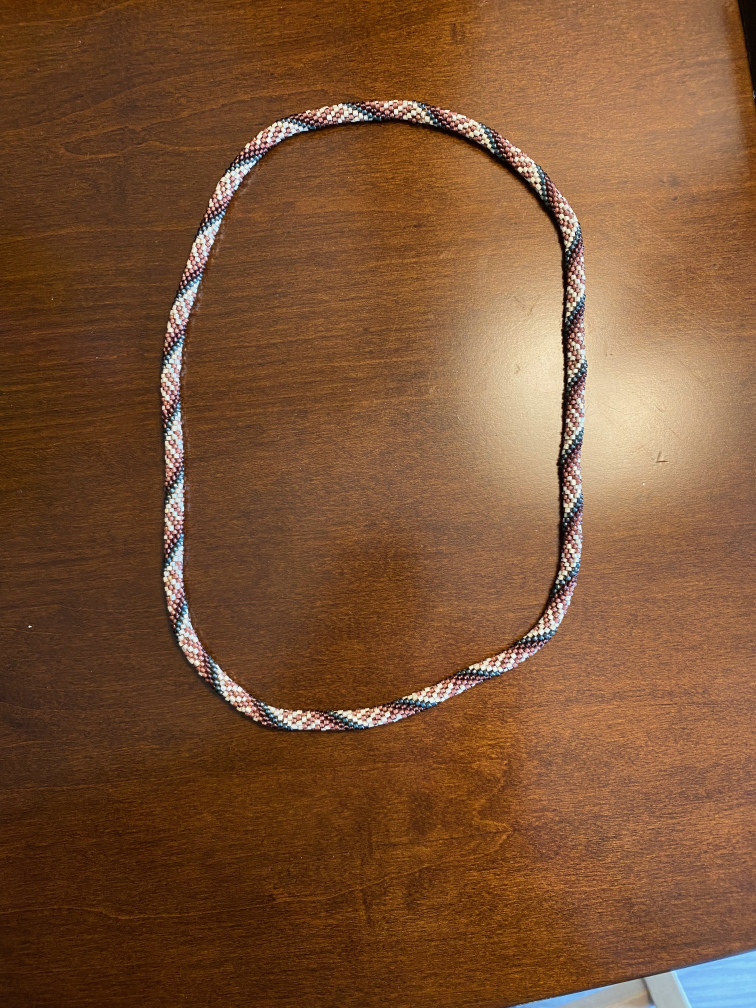
#> input picture bead-example - 1.jpeg, 3024 x 4032 px (shown at 1/4 size)
$ python debug_angle_fft.py '../bead-example - 1.jpeg'
#> lines starting #> are read from the running program, lines starting #| are printed output that depends on the picture; after the words box and inside, x2 and y2 are one past the last pixel; in counts of white or black regions, pixels touching at a corner belong together
### image-to-pattern/image_to_pattern/segmentation.py
"""Segmentation helpers for bracelet images.

This module stays minimal (Pillow + numpy + optional scipy) and provides:
  - mask_bracelet: quick background separation via brightness threshold,
    with optional morphology cleanup.
  - centerline_from_mask: estimate centerline as the mean row per column.
  - band_widths: estimate bracelet thickness per column for spacing/radius.
"""

from __future__ import annotations

from dataclasses import dataclass
from typing import Iterable, List, Optional, Tuple

import numpy as np
from scipy import ndimage
from skimage import morphology
from skimage import measure
import networkx as nx
from PIL import Image


def mask_bracelet(
    img: Image.Image,
    brightness_threshold: Optional[int] = None,
    min_component_area: Optional[int] = None,
) -> np.ndarray:
    """Return a boolean mask where bracelet pixels are True.

    Assumes light/white background; marks pixels darker than threshold.
    Optionally keeps only the largest connected component above a size
    threshold to drop speckle noise.
    """
    gray = np.array(img.convert("L"))
    thresh = brightness_threshold if brightness_threshold is not None else otsu_threshold(gray)
    mask = gray <= thresh

    if min_component_area:
        labeled, num = ndimage.label(mask)
        if num > 0:
            sizes = ndimage.sum(mask, labeled, index=range(1, num + 1))
            keep = sizes >= min_component_area
            # Map keep flags back to labels
            if keep.any():
                mask = keep[(labeled - 1).clip(min=0)]

    # Light morphology to close pinholes
    mask = ndimage.binary_closing(mask, iterations=1)
    return mask


@dataclass
class Centerline:
    xs: List[int]
    ys: List[float]


@dataclass
class GeometryEstimate:
    thickness_px: float
    spacing_px: float
    radius_px: float


def centerline_from_mask(mask: np.ndarray) -> Centerline:
    """Estimate centerline via medial axis and ordered skeleton.

    - Downscale large masks for speed.
    - Use medial_axis; if empty, fall back to column means.
    - Order skeleton points:
        * If the shape is elongated, sort along x (or y).
        * Otherwise, sort by polar angle around centroid to trace the loop.
    """
    if mask.ndim != 2:
        raise ValueError("Mask must be 2D boolean array")
    scale = 1.0
    max_pixels = 1_000_000
    if mask.size > max_pixels:
        scale = (max_pixels / mask.size) ** 0.5
        mask = ndimage.zoom(mask.astype(float), zoom=scale, order=0) > 0.5

    # Medial axis skeleton
    skel = morphology.medial_axis(mask.astype(bool))
    pts = np.column_stack(np.nonzero(skel))
    if pts.size == 0:
        # Fallback to column means
        height, width = mask.shape
        xs: List[int] = []
        ys: List[float] = []
        for x in range(width):
            ys_at_x = np.flatnonzero(mask[:, x])
            if ys_at_x.size == 0:
                continue
            xs.append(x)
            ys.append(float(np.mean(ys_at_x)))
        if not xs:
            raise ValueError("No mask columns with coverage; cannot compute centerline")
        return Centerline(xs=[x / scale for x in xs], ys=[y / scale for y in ys])

    pts_xy = np.array([[c, r] for r, c in pts], dtype=float)  # x,y
    min_r, min_c = pts.min(axis=0)
    max_r, max_c = pts.max(axis=0)
    bbox_h = max_r - min_r + 1
    bbox_w = max_c - min_c + 1
    if bbox_w > 1.2 * bbox_h:
        # Treat as horizontal band
        cols = np.nonzero(mask.sum(axis=0) > 0)[0]
        if cols.size == 0:
            raise ValueError("No mask columns with coverage; cannot compute centerline")
        xs = (cols / scale).tolist()
        y_center = float(np.mean(np.nonzero(mask)[0])) / scale
        ys = [y_center for _ in xs]
        return Centerline(xs=xs, ys=ys)
    elif bbox_h > 1.2 * bbox_w:
        # Vertical band
        rows = np.nonzero(mask.sum(axis=1) > 0)[0]
        if rows.size == 0:
            raise ValueError("No mask rows with coverage; cannot compute centerline")
        ys = (rows / scale).tolist()
        x_center = float(np.mean(np.nonzero(mask)[1])) / scale
        xs = [x_center for _ in ys]
        return Centerline(xs=xs, ys=ys)

    ordered = pts_xy
    cx = ordered[:, 0].mean()
    cy = ordered[:, 1].mean()
    ang = np.arctan2(ordered[:, 1] - cy, ordered[:, 0] - cx)
    idxs = np.argsort(ang)
    ordered = ordered[idxs]
    xs = (ordered[:, 0] / scale).tolist()
    ys = (ordered[:, 1] / scale).tolist()
    if len(xs) < 2:
        height, width = mask.shape
        cy = float((min_r + max_r) / 2.0) / scale
        xs = [0.0, float(width - 1)]
        ys = [cy, cy]
    return Centerline(xs=xs, ys=ys)


# [112 lines left out: functions centerline_rmse, midline_between_background, _order_coords, band_widths, estimate_geometry, not called in this run]


def otsu_threshold(gray: np.ndarray) -> int:
    """Compute Otsu's threshold for a grayscale image."""
    if gray.ndim != 2:
        raise ValueError("Expected 2D grayscale array")
    hist, bin_edges = np.histogram(gray.ravel(), bins=256, range=(0, 256))
    total = gray.size
    sum_total = np.dot(hist, np.arange(256))

    sum_b = 0.0
    w_b = 0.0
    max_var = -1.0
    threshold = 0
    for t in range(256):
        w_b += hist[t]
        if w_b == 0:
            continue
        w_f = total - w_b
        if w_f == 0:
            break
        sum_b += t * hist[t]
        m_b = sum_b / w_b
        m_f = (sum_total - sum_b) / w_f
        var_between = w_b * w_f * (m_b - m_f) ** 2
        if var_between > max_var:
            max_var = var_between
            threshold = t
    return int(threshold)


# [13 lines left out: function _longest_run, not called in this run]

### image-to-pattern/debug_angle_fft.py
"""Debug script: bin centerline points by tangent angle and FFT HSV values."""

import argparse
from pathlib import Path
import matplotlib

matplotlib.use("Agg")
import os
import matplotlib.pyplot as plt
import numpy as np
from PIL import Image
from skimage import color

# Silence fontconfig cache warnings by using a tmp config dir
os.environ.setdefault("MPLCONFIGDIR", "/tmp/mplcache")

from image_to_pattern import segmentation


def centerline_angles(centerline):
    xs = np.array(centerline.xs, dtype=float)
    ys = np.array(centerline.ys, dtype=float)
    dx = np.diff(xs)
    dy = np.diff(ys)
    angles = np.degrees(np.arctan2(dy, dx)) % 360.0
    return angles


def main():
    parser = argparse.ArgumentParser(description="FFT HSV values binned by centerline angle.")
    parser.add_argument("image", type=Path, help="Input image")
    parser.add_argument("--bins", type=int, default=8, help="Number of angle bins (e.g., 8 or 16)")
    parser.add_argument("--channel", choices=["h", "s", "v"], default="v", help="HSV channel to analyze")
    parser.add_argument("--outdir", type=Path, default=Path("image-to-pattern/debug-output"), help="Output directory")
    args = parser.parse_args()

    args.outdir.mkdir(parents=True, exist_ok=True)
    img = Image.open(args.image).convert("RGB")
#> img is the input picture: PIL image 3024x4032 RGB; mean R, G, B 124.3, 83.4, 52.5
    mask = segmentation.mask_bracelet(img)
#> in mask_bracelet, `gray = np.array(img.convert("L"))`:
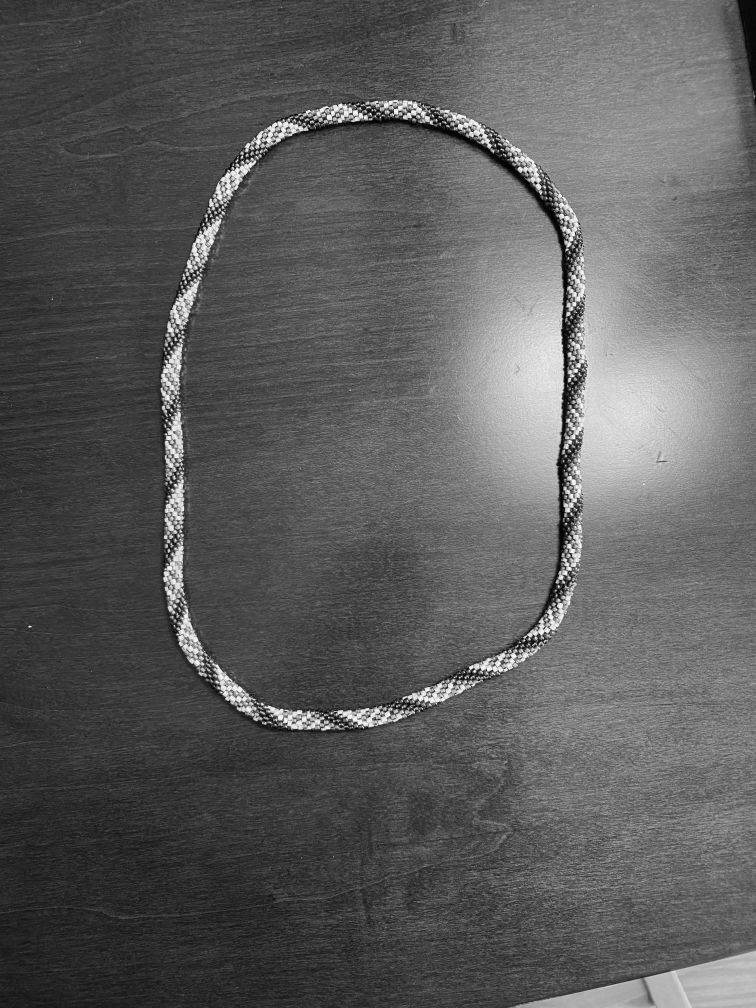
#> gray: shape (4032, 3024) (shown at 1/4 size); min 0, max 254, mean 92.1
#> in otsu_threshold, `hist, bin_edges = np.histogram(gray.ravel(), bins=256, range=(0, 256))`: hist = 256 values, max 168622 at index 57, min 0 at index 255, mean 47628; bin_edges = 257 values from 0 to 256
#> in otsu_threshold, `sum_total = np.dot(hist, np.arange(256))`: sum_total = 1122994435
#> the loop in otsu_threshold, `for t in range(256):` made 255 passes
#> (w_b, w_f, sum_b, m_b, m_f, max_var) on passes 1 to 12: (64, 12192704, 0, 0, 92.1, 6.62e+12), (416, 12192352, 352, 0.846, 92.11, 4.22e+13), (1532, 12191236, 2584, 1.69, 92.11, 1.53e+14), (4091, 12188677, 10261, 2.51, 92.13, 4.01e+14), (8142, 12184626, 26465, 3.25, 92.16, 7.84e+14), (12541, 12180227, 48460, 3.86, 92.19, 1.19e+15), (17491, 12175277, 78160, 4.47, 92.23, 1.64e+15), (23814, 12168954, 122421, 5.14, 92.27, 2.2e+15), (29675, 12163093, 169309, 5.71, 92.31, 2.71e+15), (35611, 12157157, 222733, 6.25, 92.35, 3.21e+15), (41611, 12151157, 282733, 6.79, 92.4, 3.7e+15), (47135, 12145633, 343497, 7.29, 92.43, 4.15e+15)
#> (w_b, w_f, sum_b, m_b) on pass 100: (7728227, 4464541, 498715136, 64.53)
#> in mask_bracelet, `mask = gray <= thresh`:
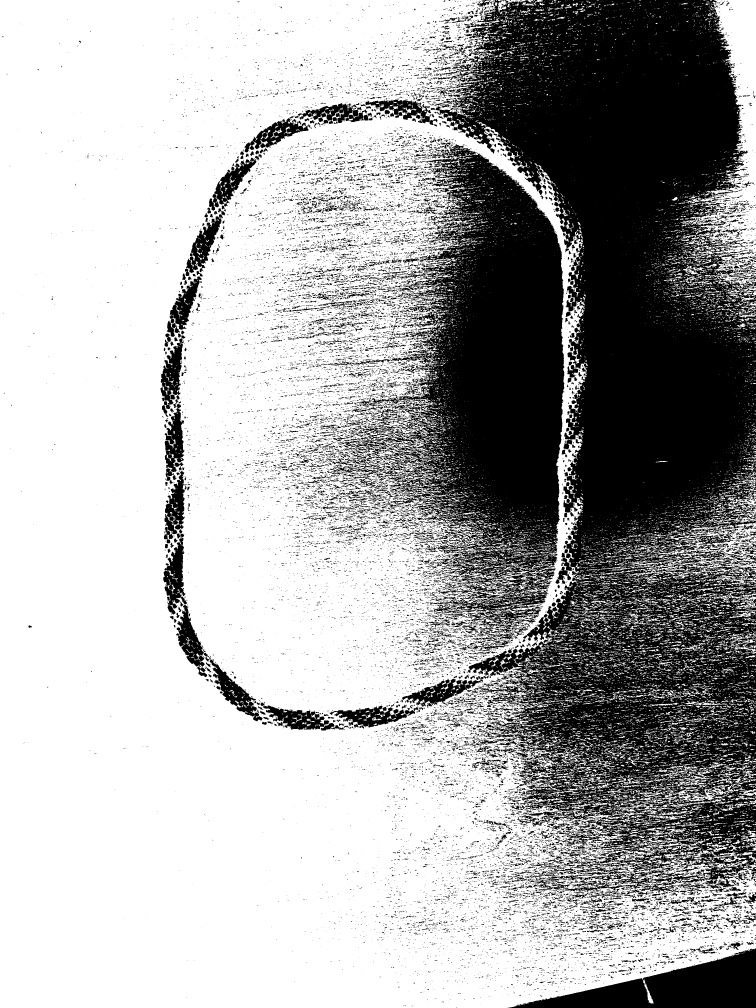
#> mask: shape (4032, 3024) bool (shown at 1/4 size); 67.1% white; 25906 black regions (21233 under 20 px), largest, box (x1, y1, x2, y2) and area: (1741, 0, 3024, 3568) 2430264, (1415, 576, 2258, 2558) 801875, (2030, 3793, 3024, 4032) 111725
#> in mask_bracelet, `mask = ndimage.binary_closing(mask, iterations=1)`:
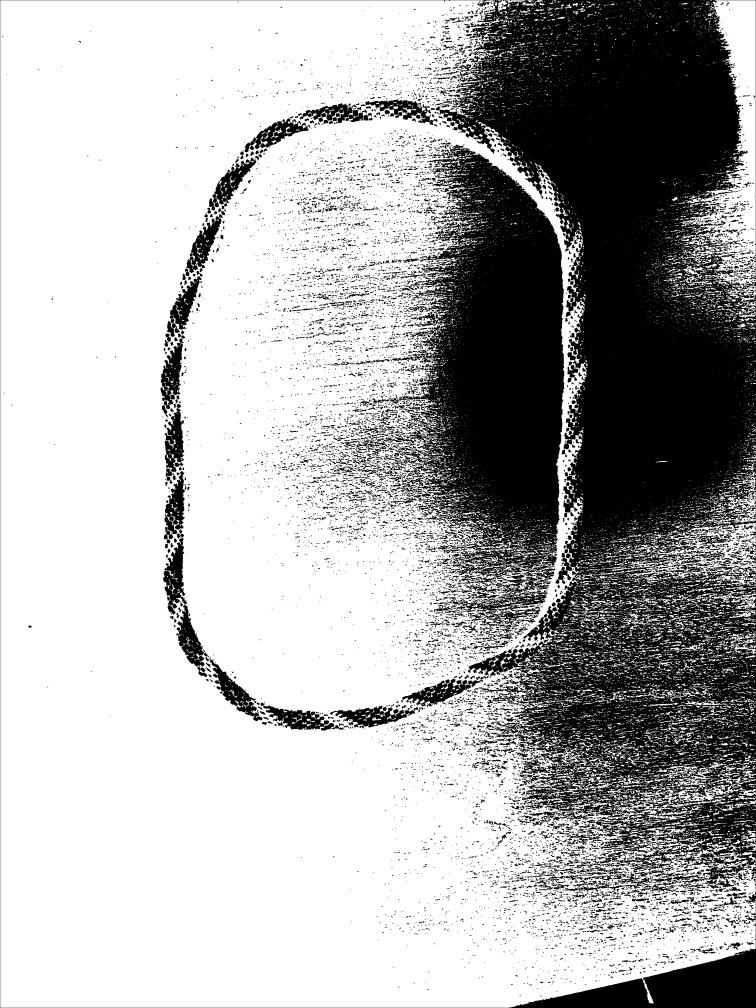
#> mask: shape (4032, 3024) bool (shown at 1/4 size); 68.7% white; 12211 black regions (7721 under 20 px), largest, box (x1, y1, x2, y2) and area: (0, 0, 3024, 4032) 2464493, (1535, 578, 2258, 2316) 718132, (1787, 2262, 2221, 2534) 25798
    cl = segmentation.centerline_from_mask(mask)
#> in centerline_from_mask, `mask = ndimage.zoom(mask.astype(float), zoom=scale, order=0) > 0.5`:
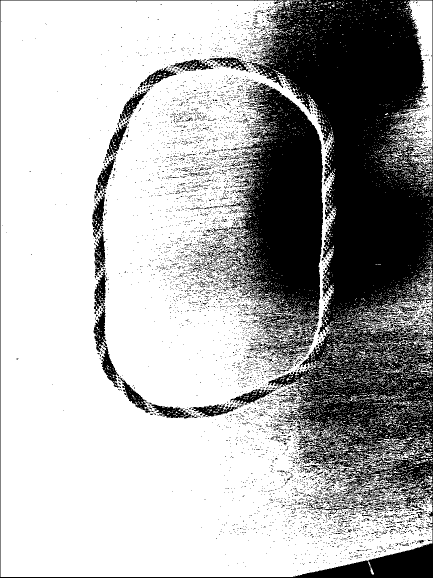
#> mask: shape (1155, 866) bool (shown at 1/2 size); 68.5% white; 6755 black regions (6556 under 20 px), largest, box (x1, y1, x2, y2) and area: (0, 0, 866, 1155) 209898, (440, 166, 646, 733) 63782, (187, 611, 238, 776) 2296
#> in centerline_from_mask, `skel = morphology.medial_axis(mask.astype(bool))`:
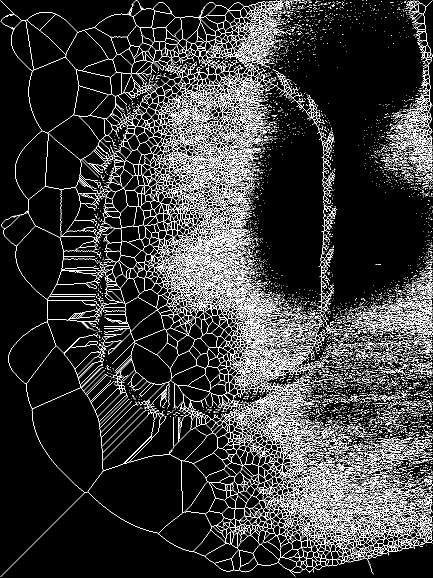
#> skel: shape (1155, 866) bool (shown at 1/2 size); 12% white in thin lines or dots
    angles = centerline_angles(cl)

    hsv = color.rgb2hsv(np.array(img) / 255.0)
#> hsv: shape (4032, 3024, 3) float64; mean of channels 0, 1, 2 0.0868, 0.642, 0.491
    channel_map = {"h": 0, "s": 1, "v": 2}
    chan_idx = channel_map[args.channel]

    # Collect samples per bin (ordered along centerline)
    bin_values = [[] for _ in range(args.bins)]
    xs = np.array(cl.xs, dtype=int)
    ys = np.array(cl.ys, dtype=int)
    for i in range(len(angles)):
        ang = angles[i]
        bin_idx = int((ang / 360.0) * args.bins) % args.bins
        x = xs[i]
        y = ys[i]
        if 0 <= y < hsv.shape[0] and 0 <= x < hsv.shape[1]:
            bin_values[bin_idx].append(hsv[y, x, chan_idx])

    # Plot FFT magnitude per bin
    cols = min(4, args.bins)
    rows = (args.bins + cols - 1) // cols
    fig, axes = plt.subplots(rows, cols, figsize=(4 * cols, 3 * rows), squeeze=False)
    for idx in range(args.bins):
        ax = axes[idx // cols][idx % cols]
        vals = np.array(bin_values[idx], dtype=float)
        if vals.size > 0:
            fft = np.abs(np.fft.rfft(vals - vals.mean()))
            ax.plot(fft)
        ax.set_title(f"Bin {idx}")
        ax.set_xlabel("Freq")
        ax.set_ylabel("|FFT|")
    for j in range(args.bins, rows * cols):
        axes[j // cols][j % cols].axis("off")
    fig.tight_layout()
    out_path = args.outdir / f"{args.image.stem}-angle-fft.png"
    fig.savefig(out_path)
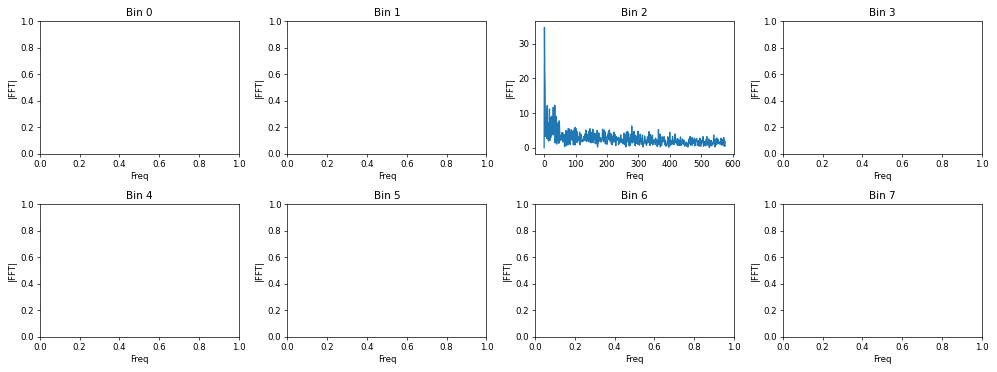
#> figure drawn by matplotlib, 1 panel; curve peaks at x = 1, y = 34.66
    print(f"Saved angle FFT plot to {out_path}")


if __name__ == "__main__":
    main()
